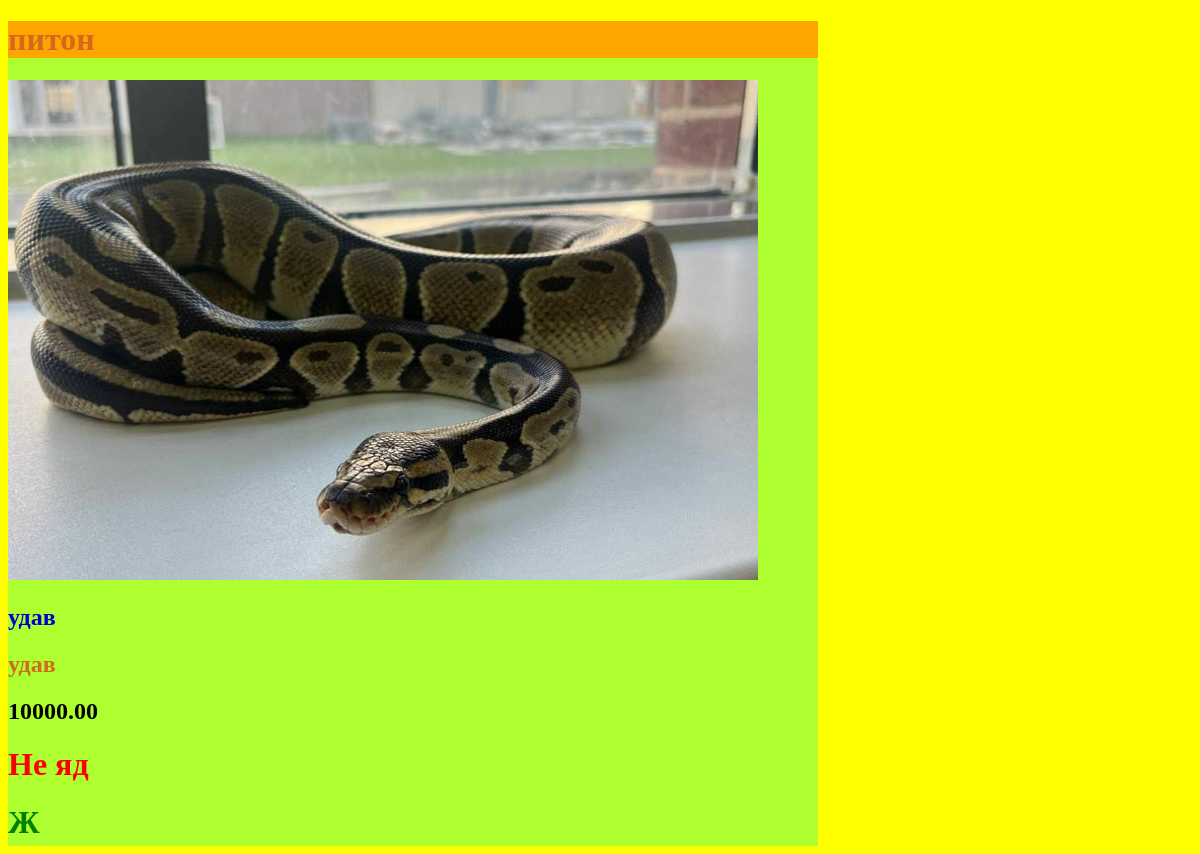
The page /one/3/ on the database as committed earlier.
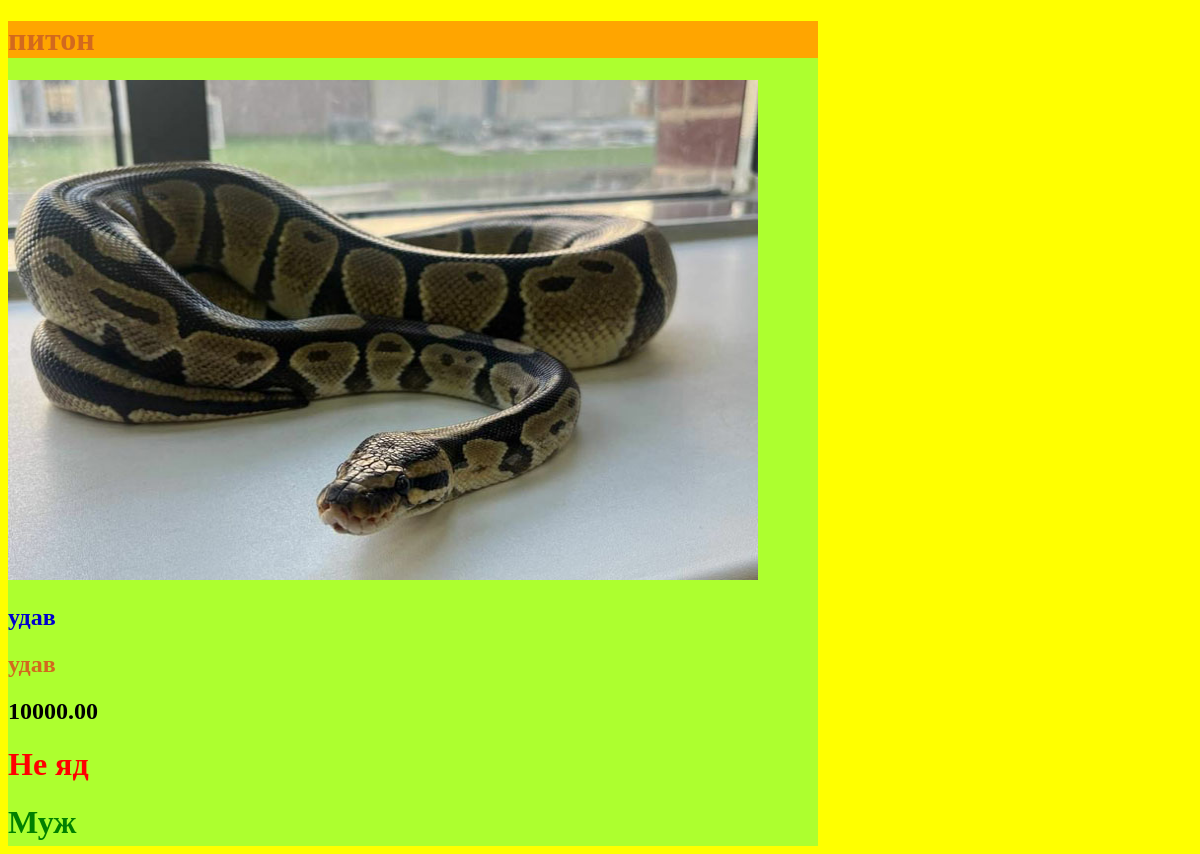
The same page on the database as committed later.
### catalog/models.py (models this page shows, shortened)
class Snake(models.Model):
    name = models.CharField(max_length=30, verbose_name='Название')
    species = models.CharField(max_length=30, verbose_name='Вид')
    cost = models.DecimalField(max_digits=7, decimal_places=2, default=0)
    description = models.TextField(verbose_name='Описание')
    image = models.ImageField(upload_to='media/', verbose_name='Фото')
    birthdate = models.DateTimeField(verbose_name='Возраст')
    poison = models.CharField(choices=poison, verbose_name='Ядовитость')
    gender = models.CharField(choices=genders, verbose_name='Пол')
    created = models.DateTimeField(auto_now_add=True, verbose_name='Создано')
    updated = models.DateTimeField(auto_now=True, verbose_name='Обновлено')
    class Meta:
        ordering = ['-created']

### catalog/views.py (the view)
# urls.py: path('one/<int:id>/', views.return_one_snake, name='return_one_snake'),
def return_one_snake(request, id):
    snake = Snake.objects.get(id=id)
    return render(request, 'one.html', {'snake': snake})

### catalog/templates/one.html
{% extends 'base.html' %}
{% block content %}
<div class="background">
    <div class="background_cart_one">
    <h1 class="name">{{snake.name}}</h1>
    <img class="photo_one" src="{{snake.image.url}}">
    <h2 class="description">{{snake.description}}</h2>
    <h2 class="species">{{snake.species}}</h2>
    <h2 class="cost">{{snake.cost}}</h2>
    <h1 class="poison">{{snake.poison}}</h1>
    <h1 class="gender">{{snake.gender}}</h1>
    </div>
</div>
{% endblock %}

Rows that differ between the two databases and show on the page:
changed Snake "питон": gender "Ж" → "Муж"
